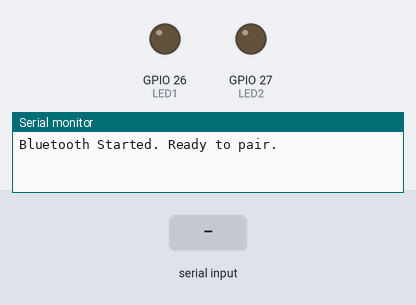
The sketch below on a simulated ESP32. Parts: output pins drawn as LEDs (lit = HIGH), the last lines printed to the serial monitor. The test bench sets the inputs (shaded band). Nothing arrives over Bluetooth unless stated.

Above: at 1.2 s.
1.3 s: "L1_ON\n" received over the second serial link
At 1.9 s:
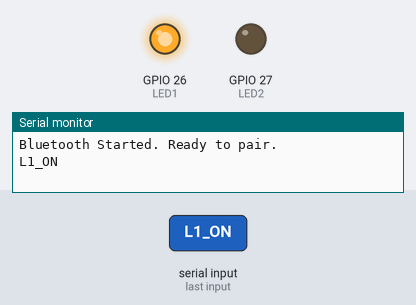
2.8 s: "L2_ON\n" received over the second serial link
At 4.0 s:
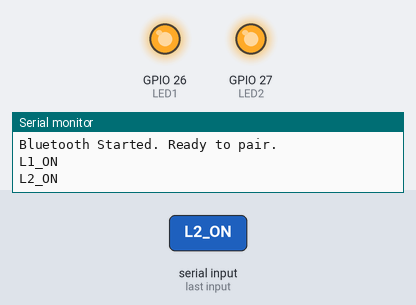
4.3 s: "L1_OFF\n" received over the second serial link
At 5.3 s:
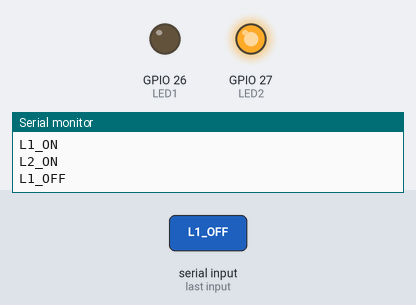
5.8 s: "L2_OFF\n" received over the second serial link
At 6.5 s:
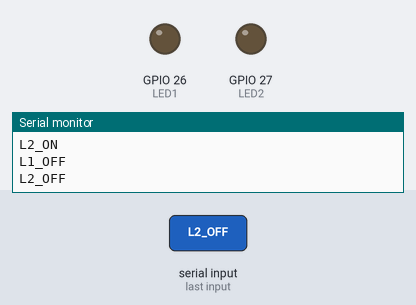
Timing chart, 0 to 8.3 s (numbered marks = the images above; inputs shaded):
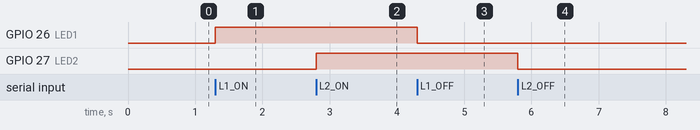

The sketch:

ide_code.ino
```cpp
#include "BluetoothSerial.h"
BluetoothSerial SerialBT;
// LED pins
#define LED1 26
#define LED2 27
void setup() {
  Serial.begin(115200);
  // Initialize Bluetooth
  SerialBT.begin("RoboLab_BT"); // Bluetooth device name
  Serial.println("Bluetooth Started. Ready to pair.");
  // Set LED pins as OUTPUT
  pinMode(LED1, OUTPUT);
  pinMode(LED2, OUTPUT);
  // Turn OFF LEDs initially
  digitalWrite(LED1, LOW);
  digitalWrite(LED2, LOW);
}
void loop() {
  if (SerialBT.available()) {
    String command = SerialBT.readStringUntil('\n');
    command.trim(); // Remove extra spaces
    Serial.println(command);
    // LED 1 control
    if (command == "L1_ON") {
      digitalWrite(LED1, HIGH);
    }
    else if (command == "L1_OFF") {
      digitalWrite(LED1, LOW);
    }
    // LED 2 control
    else if (command == "L2_ON") {
      digitalWrite(LED2, HIGH);
    }
    else if (command == "L2_OFF") {
      digitalWrite(LED2, LOW);
    }
  }
}
```

Measured:
- after the input at 1.3 s, GPIO 26 (LED1): LOW → HIGH at once
- after the input at 2.8 s, GPIO 27 (LED2): LOW → HIGH at once
- after the input at 4.3 s, GPIO 26 (LED1): HIGH → LOW at once
- after the input at 5.8 s, GPIO 27 (LED2): HIGH → LOW at once
